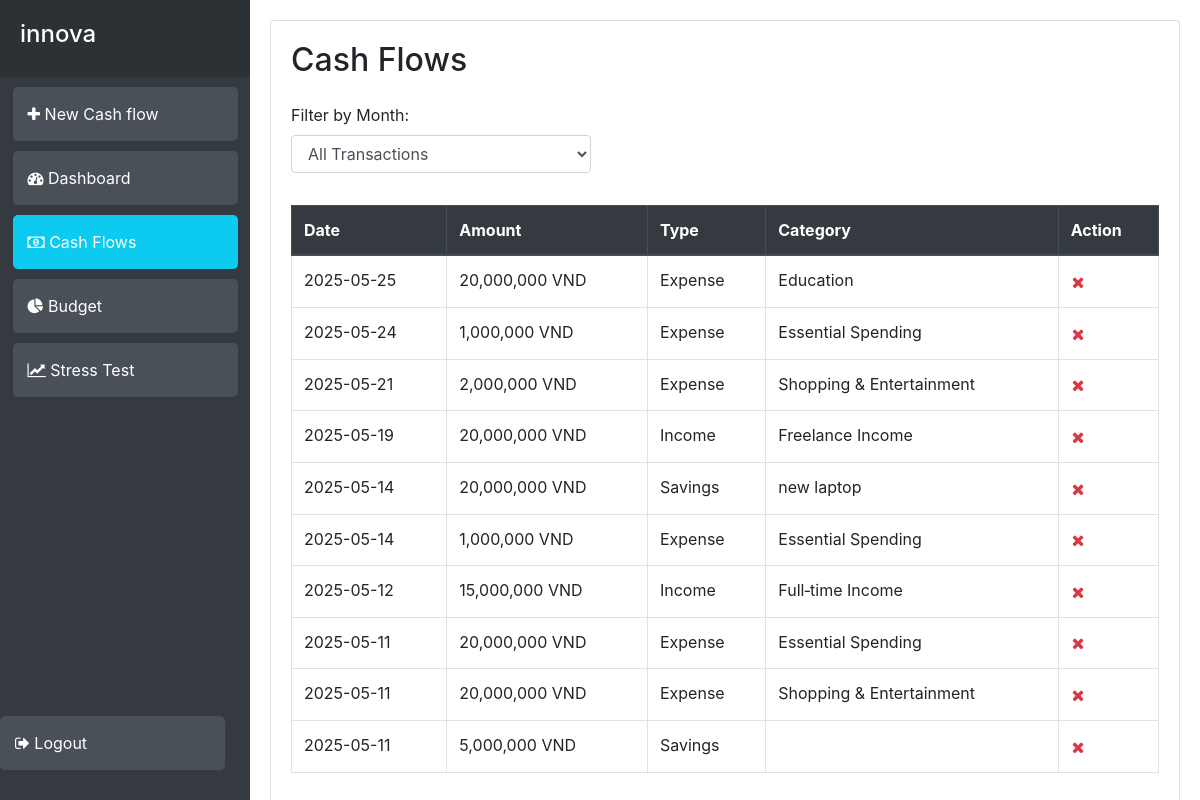
The page /cashflows (signed in) on the database its author committed.
### app/models.py (models this page shows)
class Cashflow(db.Model):
    id = db.Column(db.Integer, primary_key=True)
    user_id = db.Column(db.Integer, db.ForeignKey('user.id'), nullable=False)
    amount = db.Column(db.Numeric(precision=10, scale=2), nullable=False)
    kind = db.Column(db.String(20), nullable=False)
    category = db.Column(db.String(50), nullable=True)
    date = db.Column(db.Date, default=datetime.utcnow())

### app/views.py (the view)
@views.route('/cashflows')
@login_required
def cashflows():
    selected_month = request.args.get('month', 'all')
    user_cashflows = Cashflow.query.filter_by(user_id=current_user.id)
    if selected_month != 'all':
        user_cashflows = user_cashflows.filter(
            db.func.strftime('%Y-%m', Cashflow.date) == selected_month
        )
    months_query = db.session.query(
        db.func.strftime('%Y-%m', Cashflow.date).label('month')
    ).filter_by(user_id=current_user.id).distinct().order_by('month').all()
    month_options = ['all'] + [m[0] for m in months_query]
    user_cashflows = user_cashflows.order_by(Cashflow.date.desc()).all()
    return render_template(
        "cashflows.html",
        user=current_user,
        cashflows=user_cashflows,
        month_options=month_options,
        month=selected_month,
        datetime=datetime  # Pass the datetime module to the template
    )

### app/__init__.py (called while the page is built)
def create_app():
    app = Flask(__name__)
    app.config['SECRET_KEY'] = 'VaRriors'
    app.config['SQLALCHEMY_DATABASE_URI'] = f'sqlite:///{DB_NAME}'
    db.init_app(app)
    from .views import views
    from .auth import auth
    app.register_blueprint(views, url_prefix='/')
    app.register_blueprint(auth, url_prefix='/')
    from .models import User, Cashflow
    __all__ = ['User', 'Cashflow']
    with app.app_context():
        db.create_all()
    login_manager = LoginManager()
    login_manager.login_view = 'auth.login'
    login_manager.init_app(app)
    @login_manager.user_loader
    def load_user(id):
        return User.query.get(int(id))
    return app

### app/templates/cashflows.html (shortened to what this page needs)
{% extends "base.html" %}
{% block content %}
<div class="row">
    <div class="col-md-12">
        <div class="card">
            <div class="card-body">
                <h2 class="card-title mb-4">Cash Flows</h2>
                <div class="form-group">
                    <label for="monthFilter" class="mr-2">Filter by Month:</label>
                    <form method="GET" action="{{ url_for('views.cashflows') }}">
                        <div class="input-group" style="max-width: 300px;">
                            <select name="month" id="month" class="form-select form-control"
                                onchange="this.form.submit()">
                                {% for month_option in month_options %}
                                <option value="{{ month_option }}" {% if month_option==month %}selected{% endif %}>
                                    {% if month_option == 'all' %}
                                    All Transactions
                                    {% else %}
                                    {{ datetime.strptime(month_option, '%Y-%m').strftime('%B %Y') }}
                                    {% endif %}
                                </option>
                                {% endfor %}
                            </select>
                        </div>
                    </form>
                </div>
                {% if cashflows %}
                <div class="table-responsive">
                    <table class="table table-bordered table-hover">
                        <thead class="thead-dark">
                            <tr>
                                <th data-field="date">Date</th>
                                <th data-field="amt">Amount</th>
                                <th data-field="type">Type</th>
                                <th data-field="cat">Category</th>
                                <th>Action</th>
                            </tr>
                        </thead>
                        <tbody>
                            {% for txn in cashflows %}
                            <tr id="cashflow-{{ txn.id }}">
                                <td>{{ txn.date.strftime('%Y-%m-%d') }}</td>
                                <td>{{ "{:,.0f}".format(txn.amount) }} VND</td>
                                <td>{{ txn.kind }}</td>
                                <td>{{ txn.category }}</td>
                                <td>
                                    <button onclick="return deleteCashflow({{ txn.id }})"
                                        class="btn btn-link text-danger p-0" title="Delete">
                                        <i class="fa fa-times"></i>
                                    </button>
                                </td>
                            </tr>
                            {% endfor %}
                        </tbody>
                    </table>
                </div>
                {% else %}
                <div class="alert alert-info">
                    No transactions found for {{ month.replace('-', ' ') }}.
                </div>
                {% endif %}
            </div>
        </div>
    </div>
</div>
{% endblock %}

### app/templates/base.html (shortened to what this page needs)
<!DOCTYPE html>
<html lang="en">
<head>
    <link rel="stylesheet" href="https://stackpath.bootstrapcdn.com/bootstrap/4.4.1/css/bootstrap.min.css"
 />
    <link rel="stylesheet" href="https://stackpath.bootstrapcdn.com/font-awesome/4.7.0/css/font-awesome.min.css"
 />
</head>
<body>
    {% if user.is_authenticated %}
    <div class="wrapper">
        <nav class="sidebar">
            <div class="sidebar-header">
                <h4>innova</h4>
            </div>
            <button class="sidebar-btn" data-toggle="modal" data-target="#newCashflowModal">
                <i class="fa fa-plus"></i> New Cash flow
            </button>
            <a href="{{ url_for('views.dashboard') }}" class="sidebar-btn">
                <i class="fa fa-dashboard"></i> Dashboard
            </a>
            <a href="{{ url_for('views.cashflows') }}" class="sidebar-btn">
                <i class="fa fa-money"></i> Cash Flows
            </a>
            <a href="{{ url_for('views.budget') }}" class="sidebar-btn">
                <i class="fa fa-pie-chart"></i> Budget
            </a>
            <a href="{{ url_for('views.stress_test') }}" class="sidebar-btn">
                <i class="fa fa-line-chart"></i> Stress Test
            </a>
            <a href="/logout" class="sidebar-btn mt-auto" style="position: absolute; bottom: 20px;">
                <i class="fa fa-sign-out"></i> Logout
            </a>
        </nav>
        <div id="content">
            {% block content %}
            {% endblock %}
        </div>
    </div>
    {% endif %}
</body>
</html>

### app/templates/base.html (style rules this page uses)
.wrapper { display: flex; width: 100%; align-items: stretch; }
.sidebar { min-width: 250px; max-width: 250px; min-height: 100vh; background: #343a40; color: #fff; transition: all 0.3s; position: fixed; z-index: 999; }
.sidebar-header { padding: 20px; background: #2c3136; }
.sidebar-btn { width: 90%; margin: 10px auto; display: block; padding: 15px; text-align: left; border-radius: 5px; color: white; background-color: #495057; border: none; transition: all 0.3s; text-decoration: none; }
.sidebar-btn.active { background-color: #0dcaf0; }
#content { width: 100%; padding: 20px; min-height: 100vh; margin-left: 250px; }
.form-group { margin-bottom: 1rem; }
.table-responsive { margin-top: 2rem; }
.table th { cursor: pointer; }

### rows shown on the page
Cashflow: date "2025-05-25", amount "20,000,000", kind "Expense", category "Education"
Cashflow: date "2025-05-24", amount "1,000,000", kind "Expense", category "Essential Spending"
Cashflow: date "2025-05-21", amount "2,000,000", kind "Expense", category "Shopping & Entertainment"
Cashflow: date "2025-05-19", amount "20,000,000", kind "Income", category "Freelance Income"
Cashflow: date "2025-05-14", amount "20,000,000", kind "Savings", category "new laptop"
Cashflow: date "2025-05-14", amount "1,000,000", kind "Expense", category "Essential Spending"
Cashflow: date "2025-05-12", amount "15,000,000", kind "Income", category "Full‑time Income"
Cashflow: date "2025-05-11", amount "20,000,000", kind "Expense", category "Essential Spending"
Cashflow: date "2025-05-11", amount "20,000,000", kind "Expense", category "Shopping & Entertainment"
Cashflow: date "2025-05-11", amount "5,000,000", kind "Savings"
